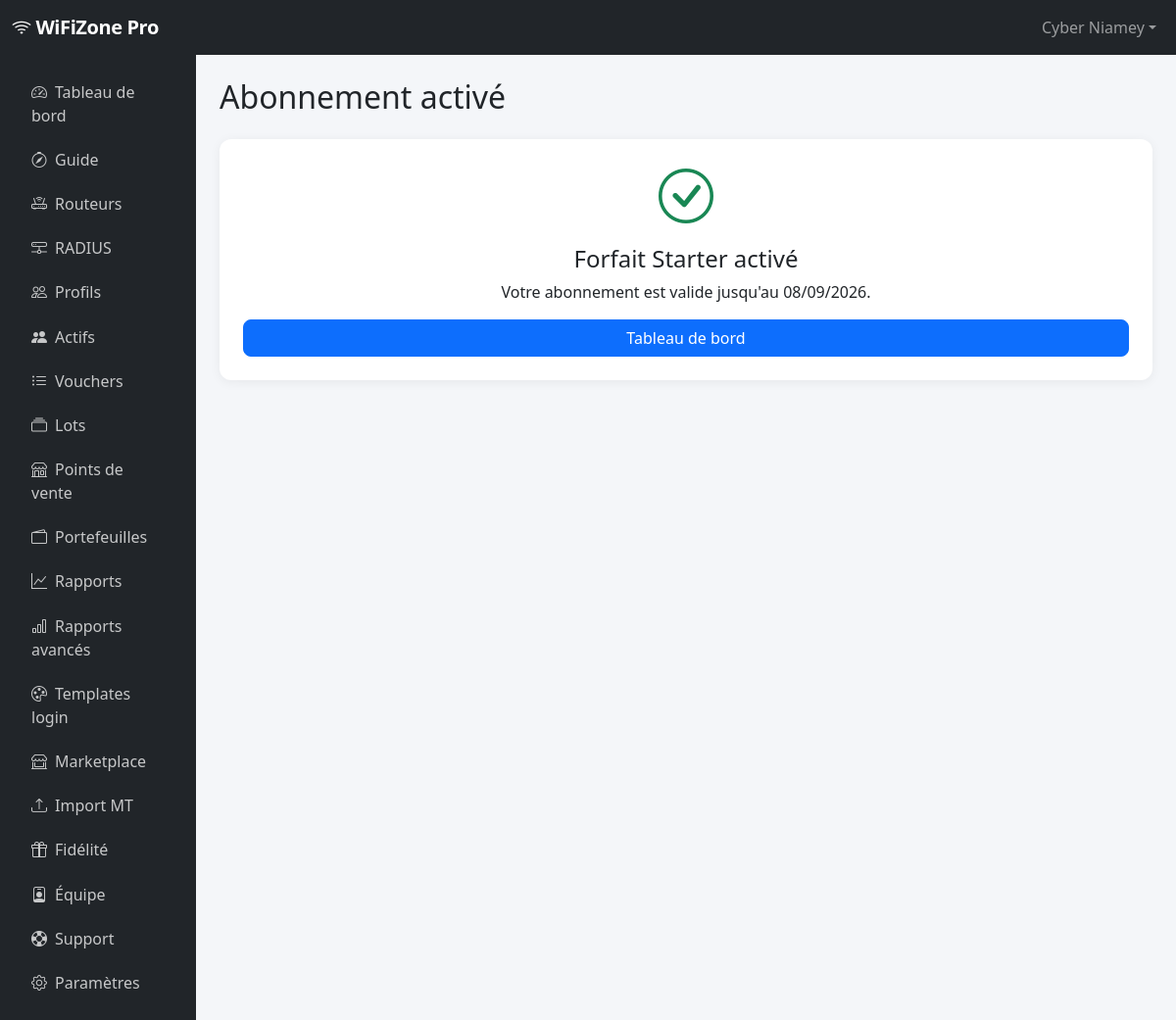
Page /billing/success/starter/ (signed in) on the committed database.
### accounts/models.py (models this page shows, shortened)
class User(AbstractUser):
    company_name = models.CharField("entreprise / zone WiFi", max_length=200, blank=True)
    phone = models.CharField("téléphone", max_length=30, blank=True)
    city = models.CharField("ville", max_length=100, blank=True)
    country = models.CharField("pays", max_length=100, default="Niger")
    is_reseller = models.BooleanField(default=False)
    totp_secret = models.CharField(max_length=32, blank=True)
    totp_enabled = models.BooleanField(default=False)
    gdpr_consent_at = models.DateTimeField(null=True, blank=True)
    reseller = models.ForeignKey(
        "self",
        null=True,
        blank=True,
        on_delete=models.SET_NULL,
        related_name="reseller_clients",
    )
    class Meta:
        verbose_name = "utilisateur"
        verbose_name_plural = "utilisateurs"
    @property
    def display_name(self):
        return self.company_name or self.get_full_name() or self.username

### billing/models.py (models this page shows, shortened)
class Plan(models.Model):
    name = models.CharField("nom", max_length=100)
    slug = models.SlugField(unique=True)
    description = models.TextField("description", blank=True)
    price_monthly = models.DecimalField(
        "prix mensuel (FCFA)",
        max_digits=12,
        decimal_places=0,
        default=Decimal("0"),
    )
    max_routers = models.PositiveIntegerField("routeurs max", default=1)
    max_vouchers_month = models.PositiveIntegerField("vouchers / mois", default=100)
    max_profiles = models.PositiveIntegerField("profils max", default=5)
    max_staff = models.PositiveIntegerField(
        "employés max",
        default=0,
        help_text="0 = pas de multi-utilisateurs",
    )
    features = models.JSONField("fonctionnalités", default=list, blank=True)
    is_active = models.BooleanField("actif", default=True)
    is_highlighted = models.BooleanField("mis en avant", default=False)
    sort_order = models.PositiveIntegerField("ordre", default=0)
    class Meta:
        ordering = ["sort_order", "price_monthly"]
        verbose_name = "forfait"
        verbose_name_plural = "forfaits"

class Subscription(models.Model):
    class Status(models.TextChoices):
        TRIAL = "trial", "Essai"
        ACTIVE = "active", "Actif"
        PAST_DUE = "past_due", "Impayé"
        CANCELLED = "cancelled", "Annulé"
        EXPIRED = "expired", "Expiré"
    user = models.OneToOneField(
        settings.AUTH_USER_MODEL,
        on_delete=models.CASCADE,
        related_name="subscription",
    )
    plan = models.ForeignKey(Plan, on_delete=models.PROTECT, related_name="subscriptions")
    status = models.CharField(
        max_length=20,
        choices=Status.choices,
        default=Status.TRIAL,
    )
    started_at = models.DateTimeField(auto_now_add=True)
    expires_at = models.DateTimeField("expire le")
    vouchers_used_this_month = models.PositiveIntegerField(default=0)
    month_reset_at = models.DateTimeField(null=True, blank=True)
    class Meta:
        verbose_name = "abonnement"
        verbose_name_plural = "abonnements"
    def reset_monthly_usage_if_needed(self):
        now = timezone.now()
        if not self.month_reset_at or now.month != self.month_reset_at.month:
            self.vouchers_used_this_month = 0
            self.month_reset_at = now
            self.save(update_fields=["vouchers_used_this_month", "month_reset_at"])

### billing/views.py (the view)
# urls.py: path("success/<slug:slug>/", views.success, name="success"),
@login_required
def success(request, slug):
    plan = get_object_or_404(Plan, slug=slug)
    subscription = get_user_subscription(request.user)
    return render(
        request,
        "billing/success.html",
        {"plan": plan, "subscription": subscription},
    )

### accounts/tenant.py (called while the page is built)
def get_operator(user):
    if not user.is_authenticated:
        return None
    membership = user.team_memberships.filter(is_active=True).select_related("owner").first()
    if membership:
        return membership.owner
    return user

### billing/context_processors.py (called while the page is built)
def subscription_context(request):
    if not request.user.is_authenticated:
        return {"current_subscription": None, "current_plan": None, "operator": None}
    operator = get_operator(request.user)
    sub = get_user_subscription(operator)
    return {
        "current_subscription": sub,
        "current_plan": sub.plan if sub else None,
        "operator": operator,
    }

### billing/services.py (called while the page is built)
def get_user_subscription(user):
    if not user.is_authenticated:
        return None
    try:
        sub = Subscription.objects.select_related("plan").get(user=user)
        sub.reset_monthly_usage_if_needed()
        return sub
    except Subscription.DoesNotExist:
        return None

### templates/billing/success.html
{% extends "base_app.html" %}
{% block page_title %}Abonnement activé{% endblock %}
{% block app_content %}
<div class="card p-4 text-center">
  <i class="bi bi-check-circle text-success display-4"></i>
  <h4 class="mt-3">Forfait {{ plan.name }} activé</h4>
  <p>Votre abonnement est valide jusqu'au {{ subscription.expires_at|date:"d/m/Y" }}.</p>
  <a href="{% url 'dashboard:home' %}" class="btn btn-primary">Tableau de bord</a>
</div>
{% endblock %}

### templates/base_app.html (shortened to what this page needs)
{% extends "base.html" %}
{% block body_class %}app-layout{% endblock %}
{% block navbar %}
<nav class="navbar navbar-expand-lg navbar-dark bg-dark">
  <div class="container-fluid">
    <a class="navbar-brand" href="{% url 'dashboard:home' %}">
      <i class="bi bi-wifi"></i> WiFiZone Pro
    </a>
    <div class="collapse navbar-collapse" id="appNav">
      <ul class="navbar-nav ms-auto align-items-lg-center gap-1">
        <li class="nav-item dropdown">
          <a class="nav-link dropdown-toggle" href="#" data-bs-toggle="dropdown">{{ user.display_name }}</a>
        </li>
      </ul>
    </div>
  </div>
</nav>
{% endblock %}
{% block content %}
<div class="container-fluid">
  <div class="row">
  <nav class="col-md-3 col-lg-2 sidebar-app p-3 no-print">
    <ul class="nav flex-column">
      <li class="nav-item"><a class="nav-link {% if request.resolver_match.url_name == 'home' %}active{% endif %}" href="{% url 'dashboard:home' %}"><i class="bi bi-speedometer2 me-2"></i>Tableau de bord</a></li>
      <li class="nav-item"><a class="nav-link" href="{% url 'core:onboarding' %}"><i class="bi bi-compass me-2"></i>Guide</a></li>
      <li class="nav-item"><a class="nav-link" href="{% url 'routers:list' %}"><i class="bi bi-router me-2"></i>Routeurs</a></li>
      <li class="nav-item"><a class="nav-link" href="{% url 'routers:radius_list' %}"><i class="bi bi-hdd-network me-2"></i>RADIUS</a></li>
      <li class="nav-item"><a class="nav-link" href="{% url 'hotspots:profile_list' %}"><i class="bi bi-people me-2"></i>Profils</a></li>
      <li class="nav-item"><a class="nav-link" href="{% url 'dashboard:active_users' %}"><i class="bi bi-people-fill me-2"></i>Actifs</a></li>
      <li class="nav-item"><a class="nav-link" href="{% url 'hotspots:voucher_list' %}"><i class="bi bi-list-ul me-2"></i>Vouchers</a></li>
      <li class="nav-item"><a class="nav-link" href="{% url 'hotspots:batch_list' %}"><i class="bi bi-collection me-2"></i>Lots</a></li>
      <li class="nav-item"><a class="nav-link" href="{% url 'hotspots:pos_list' %}"><i class="bi bi-shop me-2"></i>Points de vente</a></li>
      <li class="nav-item"><a class="nav-link" href="{% url 'hotspots:wallet_list' %}"><i class="bi bi-wallet2 me-2"></i>Portefeuilles</a></li>
      <li class="nav-item"><a class="nav-link" href="{% url 'hotspots:reports' %}"><i class="bi bi-graph-up me-2"></i>Rapports</a></li>
      <li class="nav-item"><a class="nav-link" href="{% url 'hotspots:advanced_reports' %}"><i class="bi bi-bar-chart me-2"></i>Rapports avancés</a></li>
      <li class="nav-item"><a class="nav-link" href="{% url 'hotspots:login_template_list' %}"><i class="bi bi-palette me-2"></i>Templates login</a></li>
      <li class="nav-item"><a class="nav-link" href="{% url 'hotspots:template_marketplace' %}"><i class="bi bi-shop-window me-2"></i>Marketplace</a></li>
      <li class="nav-item"><a class="nav-link" href="{% url 'hotspots:import_users' %}"><i class="bi bi-upload me-2"></i>Import MT</a></li>
      <li class="nav-item"><a class="nav-link" href="{% url 'hotspots:loyalty' %}"><i class="bi bi-gift me-2"></i>Fidélité</a></li>
      <li class="nav-item"><a class="nav-link" href="{% url 'accounts:team_list' %}"><i class="bi bi-person-badge me-2"></i>Équipe</a></li>
      <li class="nav-item"><a class="nav-link" href="{% url 'support:list' %}"><i class="bi bi-life-preserver me-2"></i>Support</a></li>
      <li class="nav-item"><a class="nav-link" href="{% url 'core:settings' %}"><i class="bi bi-gear me-2"></i>Paramètres</a></li>
    </ul>
  </nav>
  <main class="col-md-9 col-lg-10 p-4">
    <h2 class="mb-4">{% block page_title %}{% endblock %}</h2>
    {% block app_content %}{% endblock %}
  </main>
  </div>
</div>
{% endblock %}

### static/css/custom.css (style rules this page uses)
:root { --wz-primary: #0d6efd; --wz-dark: #1a1d23; --wz-sidebar: #212529; }
body { font-family: "Segoe UI", system-ui, -apple-system, sans-serif; background-color: #f4f6f9; }
.navbar-brand { font-weight: 700; letter-spacing: -0.02em; }
.sidebar-app { background: var(--wz-sidebar); min-height: calc(100vh - 56px); }
.sidebar-app .nav-link { color: rgba(255, 255, 255, 0.75); border-radius: 8px; margin-bottom: 2px; padding: 0.6rem 1rem; }
.card { border: none; border-radius: 12px; box-shadow: 0 2px 12px rgba(0, 0, 0, 0.06); }
.btn { border-radius: 8px; }

### rows in the picture
User: display_name "Cyber Niamey"
Plan: name "Starter"
Subscription: expires_at "08/09/2026"
